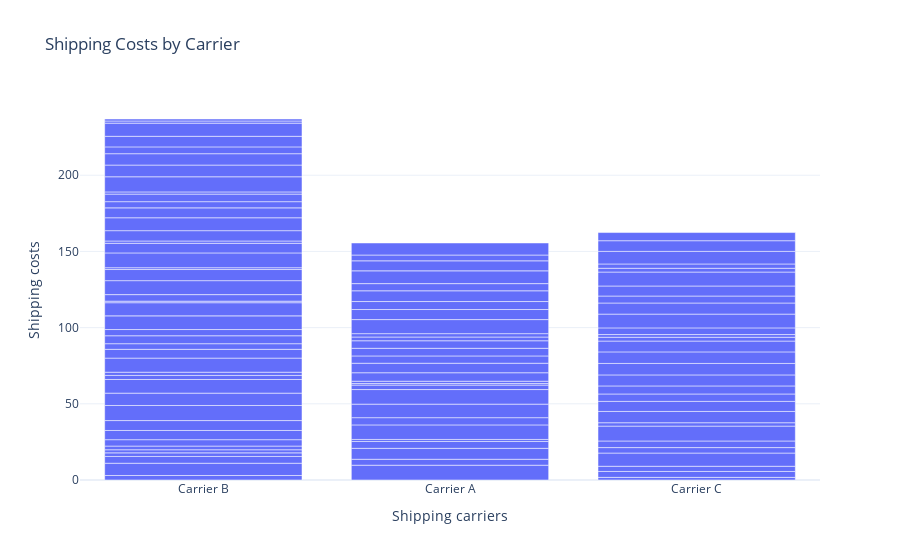

Notebook cell for this chart:
### Code cell
shipping_cost_chart = px.bar(data, x='Shipping carriers', 
                             y='Shipping costs', 
                             title='Shipping Costs by Carrier')
shipping_cost_chart.show()

### Figure 1 — Plotly figure (JSON) as saved in the notebook; plotly's stock layout.template omitted (floating-point values rounded to 4 significant figures)
{"data": [{"alignmentgroup": "True", "hovertemplate": "Shipping carriers=%{x}<br>Shipping costs=%{y}<extra></extra>", "legendgroup": "", "marker": {"color": "#636efa", "pattern": {"shape": ""}}, "name": "", "offsetgroup": "", "orientation": "v", "showlegend": false, "textposition": "auto", "type": "bar", "x": ["Carrier B", "Carrier A", "Carrier B", "Carrier C", "Carrier A", "Carrier B", "Carrier C", "Carrier B", "Carrier C", "Carrier A", "Carrier C", "Carrier A", "Carrier A", "Carrier A", "Carrier B", "Carrier B", "Carrier B", "Carrier C", "Carrier C", "Carrier A", "Carrier A", "Carrier B", "Carrier A", "Carrier A", "Carrier C", "Carrier C", "Carrier B", "Carrier C", "Carrier B", "Carrier B", "Carrier B", "Carrier B", "Carrier C", "Carrier C", "Carrier A", "Carrier C", "Carrier B", "Carrier A", "Carrier B", "Carrier A", "Carrier C", "Carrier B", "Carrier C", "Carrier B", "Carrier C", "Carrier B", "Carrier B", "Carrier B", "Carrier C", "Carrier C", "Carrier A", "Carrier A", "Carrier B", "Carrier B", "Carrier B", "Carrier A", "Carrier C", "Carrier B", "Carrier A", "Carrier B", "Carrier C", "Carrier C", "Carrier C", "Carrier A", "Carrier C", "Carrier C", "Carrier A", "Carrier C", "Carrier B", "Carrier B", "Carrier B", "Carrier A", "Carrier A", "Carrier B", "Carrier A", "Carrier C", "Carrier A", "Carrier B", "Carrier B", "Carrier B", "Carrier C", "Carrier B", "Carrier A", "Carrier B", "Carrier A", "Carrier C", "Carrier B", "Carrier A", "Carrier A", "Carrier B", "Carrier B", "Carrier B", "Carrier B", "Carrier C", "Carrier B", "Carrier B", "Carrier C", "Carrier A", "Carrier B", "Carrier B"], "xaxis": "x", "y": [2.957, 9.717, 8.054, 1.73, 3.891, 4.444, 3.881, 2.348, 3.405, 7.167, 8.673, 4.524, 1.325, 9.537, 2.04, 2.422, 4.191, 3.585, 4.339, 4.743, 8.878, 6.038, 9.568, 2.925, 9.741, 2.231, 6.508, 7.407, 9.898, 8.101, 8.955, 2.68, 6.599, 4.858, 1.019, 5.288, 2.108, 1.533, 9.236, 5.563, 7.23, 5.773, 7.526, 3.694, 7.577, 5.215, 4.071, 8.979, 7.096, 2.506, 6.248, 4.783, 8.631, 1.013, 4.305, 5.014, 1.774, 9.161, 4.938, 7.294, 4.381, 9.03, 7.292, 2.458, 4.585, 6.581, 2.216, 9.148, 1.194, 9.705, 6.316, 9.228, 6.6, 1.513, 5.238, 2.474, 7.055, 6.781, 8.467, 6.496, 2.833, 4.066, 4.708, 4.95, 8.382, 8.249, 1.454, 6.576, 3.801, 9.93, 7.674, 7.472, 4.47, 7.006, 6.943, 8.63, 5.353, 7.905, 1.41, 1.311], "yaxis": "y"}], "layout": {"autosize": true, "barmode": "relative", "legend": {"tracegroupgap": 0}, "title": {"text": "Shipping Costs by Carrier"}, "xaxis": {"anchor": "y", "autorange": true, "domain": [0, 1], "range": [-0.5, 2.5], "title": {"text": "Shipping carriers"}, "type": "category"}, "yaxis": {"anchor": "x", "autorange": true, "domain": [0, 1], "range": [0, 249.4], "title": {"text": "Shipping costs"}, "type": "linear"}}}
